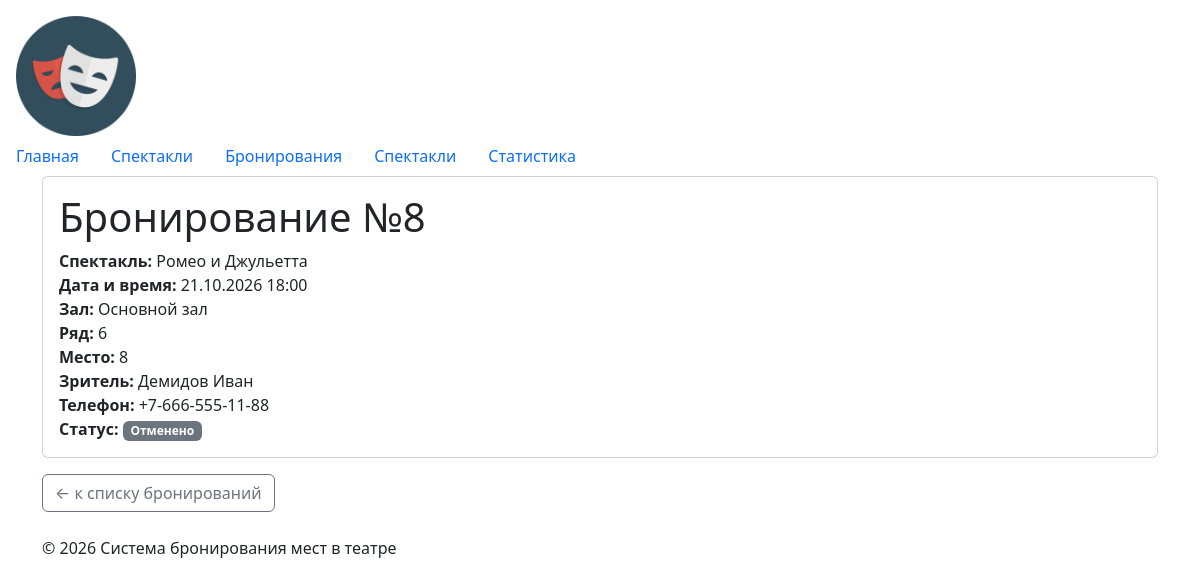
The page /bookings/8/ on the database its author committed.
### bookings/models.py (models this page shows, shortened)
class Booking(models.Model):
    user = models.ForeignKey(
        User,
        on_delete=models.PROTECT,
        related_name="bookings",
        verbose_name="Зритель",
    )
    show = models.ForeignKey(
        Show,
        on_delete=models.PROTECT,
        related_name="bookings",
        verbose_name="Показ",
    )
    row = models.PositiveIntegerField(verbose_name="Ряд")
    seat = models.PositiveIntegerField(verbose_name="Место")
    is_cancelled = models.BooleanField(
        default=False,
        verbose_name="Отменено",
    )
    class Meta:
        ordering = ["-id"]
        verbose_name = "Бронирование"
        verbose_name_plural = "Бронирования"

### plays/models.py (models this page shows, shortened)
class Show(models.Model):
    play = models.ForeignKey(
        Play,
        on_delete=models.CASCADE,
        related_name="shows",
        verbose_name="Спектакль",
    )
    datetime = models.CharField(
        max_length=50,
        verbose_name="Дата и время",
    )
    hall = models.CharField(
        max_length=100,
        verbose_name="Зал",
    )
    rows = models.PositiveIntegerField(verbose_name="Рядов")
    seats_per_row = models.PositiveIntegerField(
        verbose_name="Мест в ряду",
    )
    class Meta:
        ordering = ["datetime"]
        verbose_name = "Показ"
        verbose_name_plural = "Показы"

class Play(models.Model):
    title = models.CharField(
        max_length=200,
        verbose_name="Название",
    )
    genre = models.CharField(
        max_length=100,
        verbose_name="Жанр",
    )
    duration_min = models.PositiveIntegerField(
        verbose_name="Продолжительность, мин.",
    )
    class Meta:
        ordering = ["title"]
        verbose_name = "Спектакль"
        verbose_name_plural = "Спектакли"

### users/models.py (models this page shows, shortened)
class User(models.Model):
    name = models.CharField(max_length=200, verbose_name="Имя")
    phone = models.CharField(max_length=50, verbose_name="Телефон")
    email = models.EmailField(
        blank=True,
        default="",
        verbose_name="Email",
    )
    class Meta:
        ordering = ["name"]
        verbose_name = "Зритель"
        verbose_name_plural = "Зрители"

### bookings/views.py (the view)
# urls.py: path("<int:booking_id>/", views.booking_detail, name="detail"),
def booking_detail(request, booking_id: int):
    booking = get_object_or_404(
        Booking.objects.select_related("user", "show", "show__play"),
        pk=booking_id,
    )
    return render(request, "bookings/booking_detail.html", {"booking": booking})

### bookings/templates/bookings/booking_detail.html (shortened to what this page needs)
{% extends "base.html" %}
{% block content %}
{% if booking %}
    <div class="card">
        <div class="card-body">
            <h1 class="card-title">Бронирование №{{ booking.id }}</h1>
            <p class="card-text">
                <strong>Спектакль:</strong> {{ booking.show.play.title }}<br>
                <strong>Дата и время:</strong> {{ booking.show.datetime }}<br>
                <strong>Зал:</strong> {{ booking.show.hall }}<br>
                <strong>Ряд:</strong> {{ booking.row }}<br>
                <strong>Место:</strong> {{ booking.seat }}<br>
                <strong>Зритель:</strong> {{ booking.user.name }}<br>
                <strong>Телефон:</strong> {{ booking.user.phone }}<br>
                <strong>Статус:</strong>
                {% if booking.is_cancelled %}
                    <span class="badge bg-secondary">Отменено</span>
                {% else %}
                    <span class="badge bg-success">Активно</span>
                {% endif %}
            </p>
        </div>
    </div>
{% else %}
    <h1 class="text-danger">Бронирование не найдено</h1>
{% endif %}
<a href="{% url 'bookings:list' %}" class="btn btn-outline-secondary mt-3">
    ← к списку бронирований
</a>
{% endblock %}

### homepage/static/homepage/css/style.css (style rules this page uses)
body { min-height: 100vh; }

### rows shown on the page
Booking: id "8", show.play "Ромео и Джульетта", show.datetime "21.10.2026 18:00", show.hall "Основной зал", row "6", seat "8", user.name "Демидов Иван", user.phone "+7-666-555-11-88"
